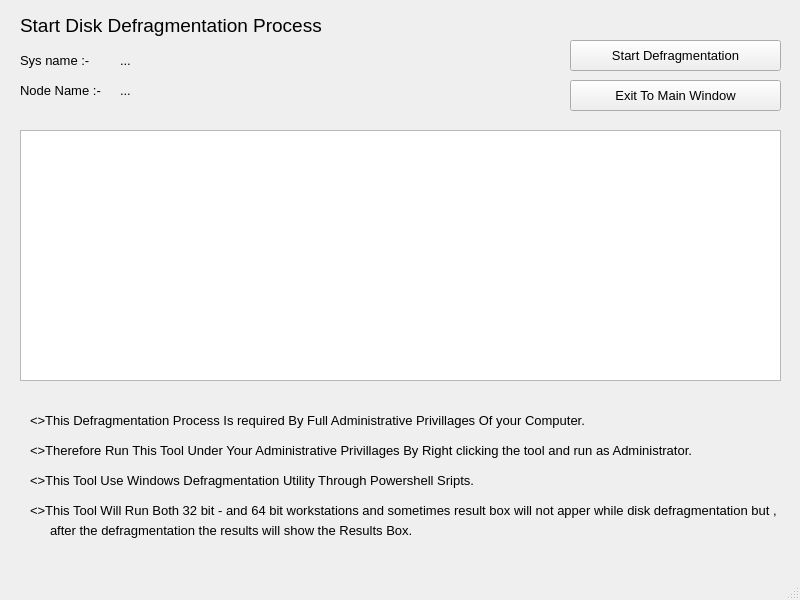
<?xml version="1.0" encoding="UTF-8"?>
<ui version="4.0">
 <class>DefragWindow</class>
 <widget class="QMainWindow" name="DefragWindow">
  <property name="geometry">
   <rect>
    <x>0</x>
    <y>0</y>
    <width>800</width>
    <height>600</height>
   </rect>
  </property>
  <property name="windowTitle">
   <string>MainWindow</string>
  </property>
  <widget class="QWidget" name="centralwidget">
   <widget class="QTextEdit" name="textEdit">
    <property name="geometry">
     <rect>
      <x>20</x>
      <y>130</y>
      <width>761</width>
      <height>251</height>
     </rect>
    </property>
   </widget>
   <widget class="QLabel" name="label">
    <property name="geometry">
     <rect>
      <x>20</x>
      <y>10</y>
      <width>311</width>
      <height>31</height>
     </rect>
    </property>
    <property name="font">
     <font>
      <pointsize>14</pointsize>
     </font>
    </property>
    <property name="text">
     <string>Start Disk Defragmentation Process</string>
    </property>
   </widget>
   <widget class="QLabel" name="nodename_txt">
    <property name="geometry">
     <rect>
      <x>120</x>
      <y>80</y>
      <width>151</width>
      <height>21</height>
     </rect>
    </property>
    <property name="font">
     <font>
      <pointsize>10</pointsize>
     </font>
    </property>
    <property name="text">
     <string>...</string>
    </property>
   </widget>
   <widget class="QLabel" name="sysname_txt">
    <property name="geometry">
     <rect>
      <x>120</x>
      <y>50</y>
      <width>101</width>
      <height>21</height>
     </rect>
    </property>
    <property name="font">
     <font>
      <pointsize>10</pointsize>
     </font>
    </property>
    <property name="text">
     <string>...</string>
    </property>
   </widget>
   <widget class="QLabel" name="label_3">
    <property name="geometry">
     <rect>
      <x>20</x>
      <y>80</y>
      <width>111</width>
      <height>21</height>
     </rect>
    </property>
    <property name="font">
     <font>
      <pointsize>10</pointsize>
     </font>
    </property>
    <property name="text">
     <string>Node Name :- </string>
    </property>
   </widget>
   <widget class="QLabel" name="label_2">
    <property name="geometry">
     <rect>
      <x>20</x>
      <y>50</y>
      <width>101</width>
      <height>21</height>
     </rect>
    </property>
    <property name="font">
     <font>
      <pointsize>10</pointsize>
     </font>
    </property>
    <property name="text">
     <string>Sys name :- </string>
    </property>
   </widget>
   <widget class="QPushButton" name="start_defrag_btn">
    <property name="geometry">
     <rect>
      <x>570</x>
      <y>40</y>
      <width>211</width>
      <height>31</height>
     </rect>
    </property>
    <property name="font">
     <font>
      <pointsize>10</pointsize>
     </font>
    </property>
    <property name="text">
     <string>Start Defragmentation</string>
    </property>
   </widget>
   <widget class="QPushButton" name="exit_btn">
    <property name="geometry">
     <rect>
      <x>570</x>
      <y>80</y>
      <width>211</width>
      <height>31</height>
     </rect>
    </property>
    <property name="font">
     <font>
      <pointsize>10</pointsize>
     </font>
    </property>
    <property name="text">
     <string>Exit To Main Window</string>
    </property>
   </widget>
   <widget class="QLabel" name="label_4">
    <property name="geometry">
     <rect>
      <x>30</x>
      <y>410</y>
      <width>561</width>
      <height>21</height>
     </rect>
    </property>
    <property name="font">
     <font>
      <pointsize>10</pointsize>
     </font>
    </property>
    <property name="text">
     <string>&lt;&gt;This Defragmentation Process Is required By Full Administrative Privillages Of your Computer.</string>
    </property>
   </widget>
   <widget class="QLabel" name="label_5">
    <property name="geometry">
     <rect>
      <x>30</x>
      <y>440</y>
      <width>661</width>
      <height>21</height>
     </rect>
    </property>
    <property name="font">
     <font>
      <pointsize>10</pointsize>
     </font>
    </property>
    <property name="text">
     <string>&lt;&gt;Therefore Run This Tool Under Your Administrative Privillages By Right clicking the tool and run as Administrator.</string>
    </property>
   </widget>
   <widget class="QLabel" name="label_6">
    <property name="geometry">
     <rect>
      <x>30</x>
      <y>470</y>
      <width>661</width>
      <height>21</height>
     </rect>
    </property>
    <property name="font">
     <font>
      <pointsize>10</pointsize>
     </font>
    </property>
    <property name="text">
     <string>&lt;&gt;This Tool Use Windows Defragmentation Utility Through Powershell Sripts.</string>
    </property>
   </widget>
   <widget class="QLabel" name="label_7">
    <property name="geometry">
     <rect>
      <x>30</x>
      <y>500</y>
      <width>821</width>
      <height>21</height>
     </rect>
    </property>
    <property name="font">
     <font>
      <pointsize>10</pointsize>
     </font>
    </property>
    <property name="text">
     <string>&lt;&gt;This Tool Will Run Both 32 bit - and 64 bit workstations and sometimes result box will not apper while disk defragmentation but ,</string>
    </property>
   </widget>
   <widget class="QLabel" name="label_8">
    <property name="geometry">
     <rect>
      <x>50</x>
      <y>520</y>
      <width>371</width>
      <height>21</height>
     </rect>
    </property>
    <property name="font">
     <font>
      <pointsize>10</pointsize>
     </font>
    </property>
    <property name="text">
     <string>after the defragmentation the results will show the Results Box.</string>
    </property>
   </widget>
  </widget>
  <widget class="QMenuBar" name="menubar">
   <property name="geometry">
    <rect>
     <x>0</x>
     <y>0</y>
     <width>800</width>
     <height>21</height>
    </rect>
   </property>
  </widget>
  <widget class="QStatusBar" name="statusbar"/>
 </widget>
 <resources/>
 <connections/>
</ui>
